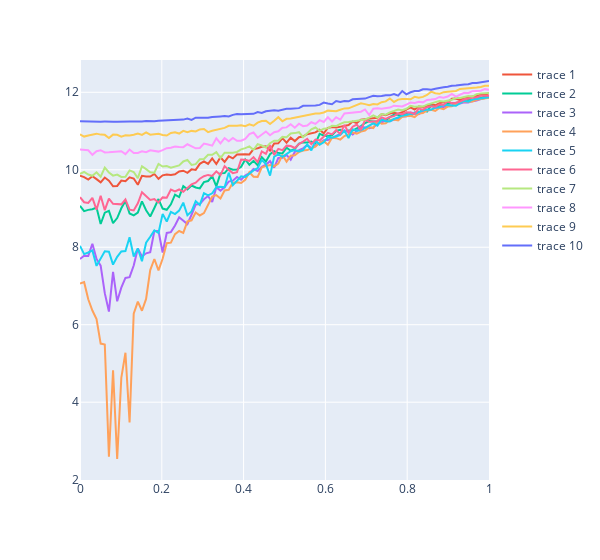

Notebook code cell kept with this figure:
### Code cell
px.defaults.width = 600
fig = px.line()
for DB_val in df["DB"].unique():
    x = df["DA"][df["DB"] == DB_val]
    y = df["log_distance"][df["DB"] == DB_val]
    fig.add_scatter(x=x, y=y)
fig.show()
